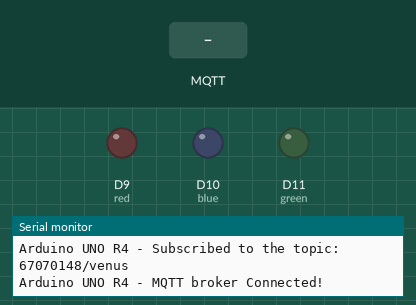
The sketch below on a simulated Arduino Uno R4 WiFi. Parts: output pins drawn as LEDs (lit = HIGH), the last lines printed to the serial monitor. Inputs (shaded band) come from the test bench. WiFi joins after 1.5 s; servers stay silent unless stated; no MQTT or app messages arrive unless stated.

Above: at 12.7 s.
12.8 s: MQTT message "2" arrives on the first subscribed topic
At 13.1 s:
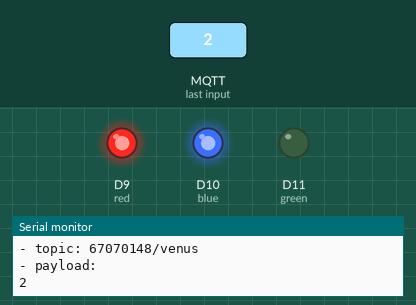
14.3 s: MQTT message "on" arrives on the first subscribed topic
15.8 s: MQTT message "off" arrives on the first subscribed topic
Timing chart, 0 to 18.8 s (numbered marks = the images above; inputs shaded):
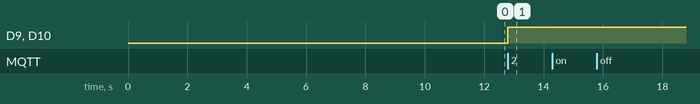

Measured:
- after the input at 12.8 s, D9 (red), D10 (blue): LOW → HIGH at once

The sketch:

MQTTlightReceieve.ino
```cpp
#include <WiFiS3.h>
#include <MQTTClient.h>

const char WIFI_SSID[] = "Kumakuma";     // CHANGE TO YOUR WIFI SSID
const char WIFI_PASSWORD[] = "0928915220";  // CHANGE TO YOUR WIFI PASSWORD

const char MQTT_BROKER_ADRRESS[] = "phycom.it.kmitl.ac.th";  // CHANGE TO MQTT BROKER'S ADDRESS
//const char MQTT_BROKER_ADRRESS[] = "192.168.0.11";  // CHANGE TO MQTT BROKER'S IP ADDRESS
const int MQTT_PORT = 1883;
const char MQTT_CLIENT_ID[] = "clientId-2";  // CHANGE IT AS YOU DESIRE
const char MQTT_USERNAME[] = "";              // CHANGE IT IF REQUIRED, empty if not required
const char MQTT_PASSWORD[] = "";              // CHANGE IT IF REQUIRED, empty if not required

// The MQTT topics that Arduino should publish/subscribe
const char PUBLISH_TOPIC[] = "67070148/venuss";       // CHANGE IT AS YOU DESIRE
const char SUBSCRIBE_TOPIC[] = "67070148/venus";  // CHANGE IT AS YOU DESIRE

const int PUBLISH_INTERVAL = 5000;  // 5 seconds

WiFiClient network;
MQTTClient mqtt = MQTTClient(256);

unsigned long lastPublishTime = 0;

const int blue = 10;
const int green = 11;
const int red = 9;

void setup() {
  Serial.begin(9600);
  pinMode(blue, OUTPUT);
  pinMode(green, OUTPUT);
  pinMode(red, OUTPUT);

  int status = WL_IDLE_STATUS;
  while (status != WL_CONNECTED) {
    Serial.print("Arduino UNO R4 - Attempting to connect to SSID: ");
    Serial.println(WIFI_SSID);
    // Connect to WPA/WPA2 network. Change this line if using open or WEP network:
    status = WiFi.begin(WIFI_SSID, WIFI_PASSWORD);

    // wait 10 seconds for connection:
    delay(10000);
  }
  // print your board's IP address:
  Serial.print("IP Address: ");
  Serial.println(WiFi.localIP());

  connectToMQTT();
}

void loop() {
  mqtt.loop();

  if (millis() - lastPublishTime > PUBLISH_INTERVAL) {
    lastPublishTime = millis();
  }
}

void connectToMQTT() {
  // Connect to the MQTT broker
  mqtt.begin(MQTT_BROKER_ADRRESS, MQTT_PORT, network);

  // Create a handler for incoming messages
  mqtt.onMessage(messageReceived);

  Serial.print("Arduino UNO R4 - Connecting to MQTT broker");

  while (!mqtt.connect(MQTT_CLIENT_ID, MQTT_USERNAME, MQTT_PASSWORD)) {
    Serial.print(".");
    delay(100);
  }
  Serial.println();

  if (!mqtt.connected()) {
    Serial.println("Arduino UNO R4 - MQTT broker Timeout!");
    return;
  }

  // Subscribe to a topic, the incoming messages are processed by messageHandler() function
  if (mqtt.subscribe(SUBSCRIBE_TOPIC))
    Serial.print("Arduino UNO R4 - Subscribed to the topic: ");
  else
    Serial.print("Arduino UNO R4 - Failed to subscribe to the topic: ");

  Serial.println(SUBSCRIBE_TOPIC);
  Serial.println("Arduino UNO R4 - MQTT broker Connected!");
}

void messageReceived(String &topic, String &payload) {
  Serial.println("Arduino UNO R4 - received from MQTT:");
  Serial.println("- topic: " + topic);
  Serial.println("- payload:");
  Serial.println(payload);

  if (payload >= "36" && payload <= "50") {
    digitalWrite(red, LOW);
    digitalWrite(green, HIGH);
    digitalWrite(blue, HIGH);
  }
  else if (payload >= "26" && payload <= "35") {
    digitalWrite(red, HIGH);
    digitalWrite(green, HIGH);
    digitalWrite(blue, LOW);
  }
  else if (payload >= "10" && payload <= "25") {
    digitalWrite(red, HIGH);
    digitalWrite(green, LOW);
    digitalWrite(blue, HIGH);
  }

}
```
